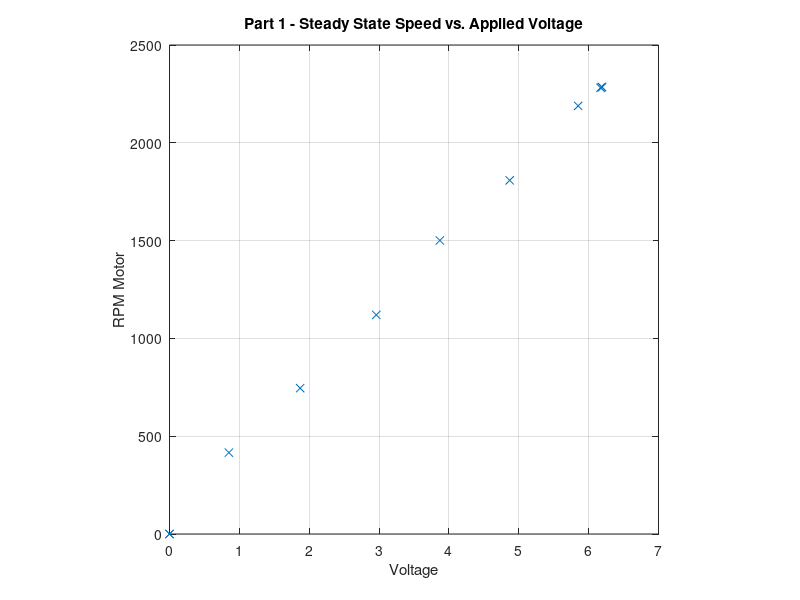
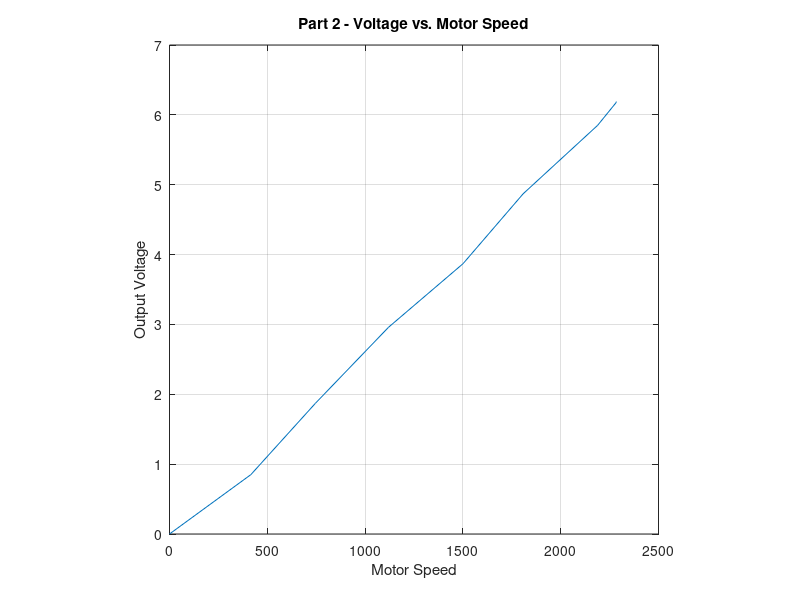
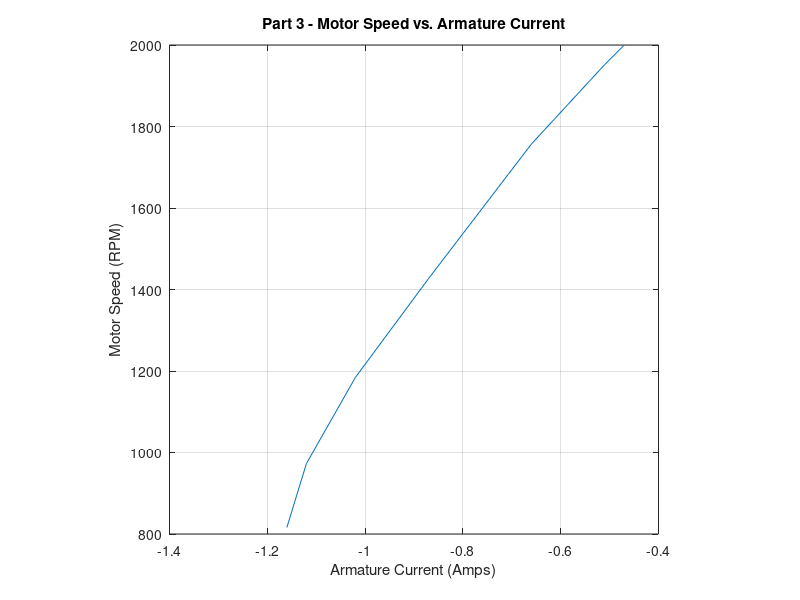

Source code (MATLAB) for these figures, in order:
%% Lab 2 - Data Visualization

load data_parts_1_2.mat

figure(1)
plot(DVM, RPM_Motor, 'x');
title('Part 1 - Steady State Speed vs. Applied Voltage');
xlabel('Voltage');
ylabel('RPM Motor');
grid on;
axis square; 

figure(2)
plot(RPM_Motor, DVM);
title('Part 2 - Voltage vs. Motor Speed');
xlabel('Motor Speed');
ylabel('Output Voltage');
grid on;
axis square; 

clear all;
load data_part_3.mat;

figure(3)
plot(current_armature, RPM_motor);
title('Part 3 - Motor Speed vs. Armature Current');
xlabel('Armature Current (Amps)');
ylabel('Motor Speed (RPM)');
grid on;
axis square; 
